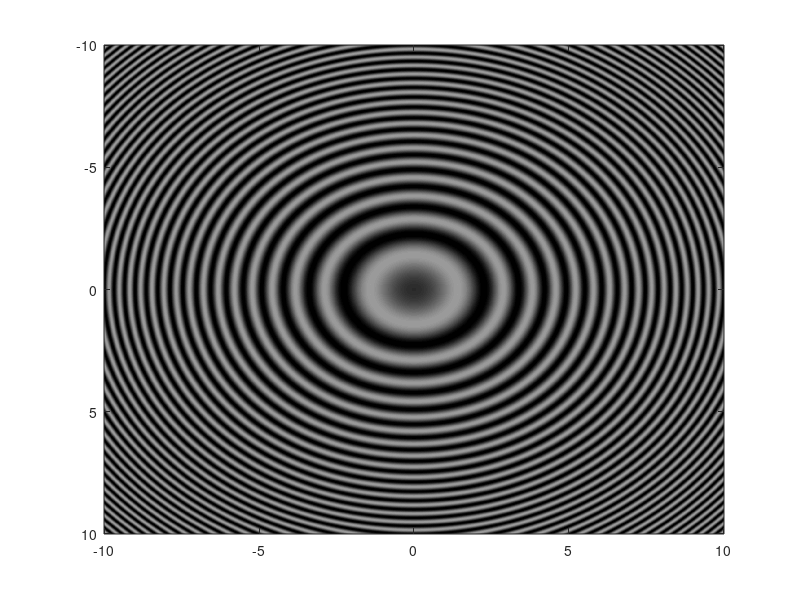

Write the MATLAB code that produced this figure.
clear;
lambda = 0.000632;

I0 = 10;
a=0.0004;
D = 1;

X= -10:0.01:10;
Y=-10:0.01:10;
[X1, Y1] = meshgrid(X,Y);
I=2 * I0 + 2 * I0 * cos(pi .* a .* (1 - 0.5 .* (X1.^2 + Y1.^2) ./ D^2) ./ lambda );

image(X,Y,I);
colormap(gray);
